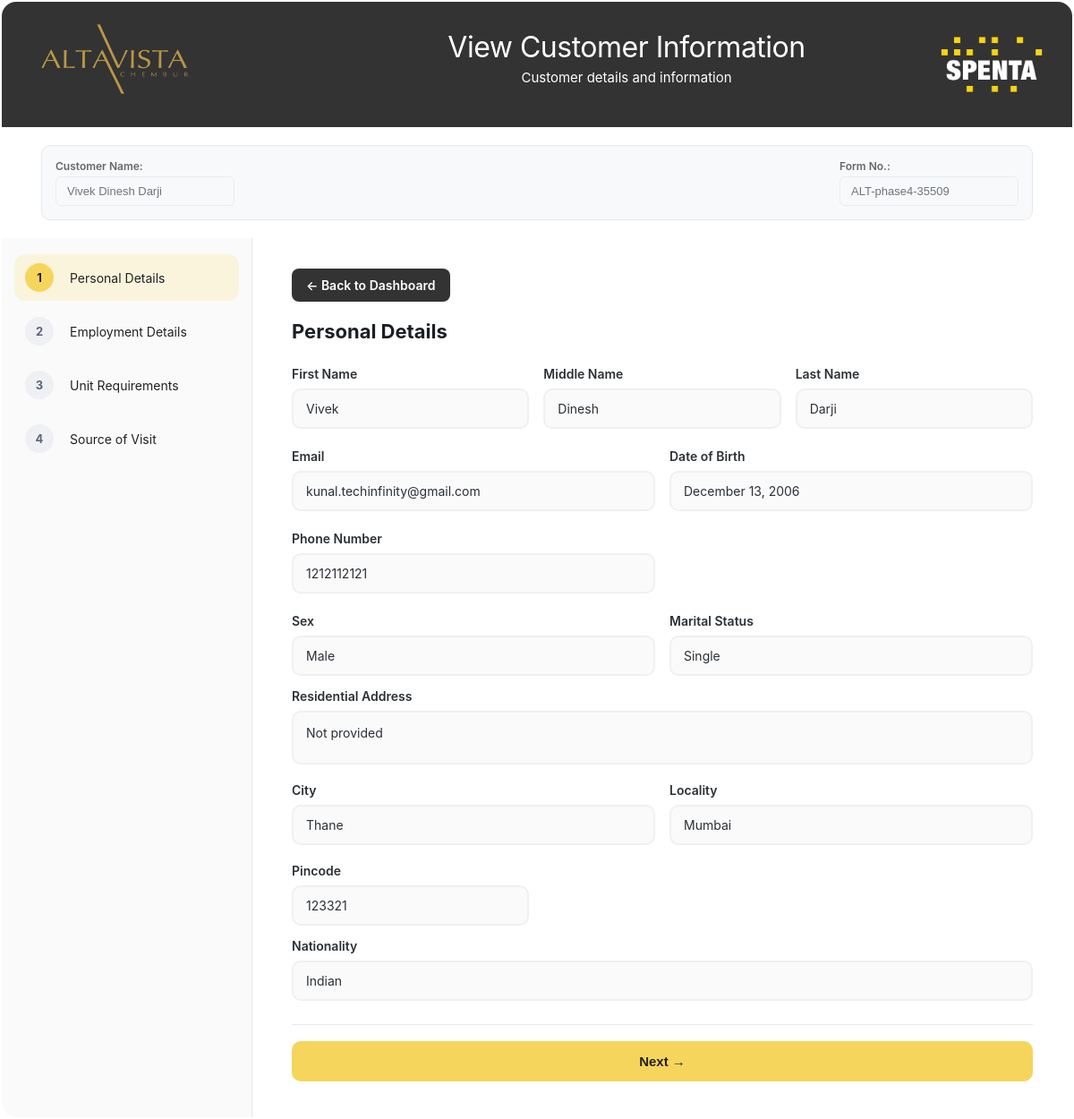
The page /customer/44/edit/ on the database its author committed.
### customer_enquiry/models.py (models this page shows, shortened)
class Customer(models.Model):
    NATIONALITY_CHOICES = [
        ('indian', 'Indian'),
        ('nri', 'NRI'),
        ('pio', 'PIO'),
        ('oci', 'OCI'),
    ]
    EMPLOYMENT_CHOICES = [
        ('salaried', 'Salaried'),
        ('business', 'Business'),
        ('professional', 'Professional'),
        ('retired', 'Retired'),
        ('homemaker', 'Homemaker'),
        ('other', 'Other'),  # NEW OPTION ADDED
    ]
    SEX_CHOICES = [
        ('male', 'Male'),
        ('female', 'Female'),
        ('other', 'Other'),
    ]
    MARITAL_STATUS_CHOICES = [
        ('single', 'Single'),
        ('married', 'Married'),
        ('divorced', 'Divorced'),
        ('widowed', 'Widowed'),
        ('other', 'Other'),
    ]
    CONFIGURATION_CHOICES = [
        ('1bhk', '1 BHK'),
        ('1.5bhk', '1.5 BHK'),
        ('2bhk', '2 BHK'),
        ('2.5bhk', '2.5 BHK'),
        ('3bhk', '3 BHK'),
        ('3.5bhk', '3.5 BHK'),
        ('4bhk', '4 BHK'),
        ('duplex', 'Duplex'),
        ('other_config', 'Other'),
    ]
    BUDGET_CHOICES = [
        ('less_than_1cr', 'Less than 1 Cr.'),
        ('1cr_to_2cr', '1 Cr. to 2 Cr.'),
        ('2cr_to_4cr', '2 Cr. to 4 Cr.'),
        ('4cr_to_6cr', '4 Cr. to 6 Cr.'),
        ('more_than_6cr', 'More than 6 Cr.'),
    ]
    CONSTRUCTION_STATUS_CHOICES = [
        ('under_construction', 'Under Construction (>1 yr)'),
        ('near_completion', 'Near Completion (<1 yr)'),
        ('ready_possession', 'Ready Possession'),
    ]
    PURPOSE_CHOICES = [
        ('personal_use', 'Personal Use'),
        ('investment', 'Investment'),
        ('second_home', 'Second Home'),
        ('gift', 'Gift'),
        ('other', 'Other'),
    ]
    form_number = models.CharField(
        max_length=20,
        unique=True,
        help_text="Auto-generated form number"
    )
    form_date = models.DateField(default=timezone.now)
    first_name = models.CharField(max_length=100)
    middle_name = models.CharField(max_length=100, blank=True)
    last_name = models.CharField(max_length=100)
    email = models.EmailField(validators=[EmailValidator()])
    phone_number = models.CharField(
        max_length=10,
        validators=[RegexValidator(
            regex=r'^\d{10}$',
            message='Phone number must be 10 digits'
        )],
        blank=True,
        null=True,
        help_text="10-digit phone number"
    )
    sex = models.CharField(
        max_length=10,
        choices=SEX_CHOICES,
        blank=True,
        help_text="Gender/Sex of the customer"
    )
    marital_status = models.CharField(
        max_length=15,
        choices=MARITAL_STATUS_CHOICES,
        blank=True,
        help_text="Marital status of the customer"
    )
    date_of_birth = models.DateField(blank=True, null=True)
    residential_address = models.TextField(blank=True)
    city = models.CharField(max_length=100)
    locality = models.CharField(max_length=100)
    pincode = models.CharField(
        max_length=6,
        validators=[RegexValidator(
            regex=r'^\d{6}$',
            message='Pincode must be 6 digits'
        )]
    )
    nationality = models.CharField(
        max_length=10,
        choices=NATIONALITY_CHOICES
    )
    employment_type = models.CharField(
        max_length=15,
        choices=EMPLOYMENT_CHOICES
    )
    company_name = models.CharField(max_length=200, blank=True)
    designation = models.CharField(max_length=100, blank=True)
    industry = models.CharField(max_length=100, blank=True)
    configuration = models.CharField(
        max_length=15,  # Increased length to accommodate new options
        choices=CONFIGURATION_CHOICES
    )
    budget = models.CharField(
        max_length=20,  # Increased length for new budget ranges
        choices=BUDGET_CHOICES
    )
    construction_status = models.CharField(
        max_length=20,
        choices=CONSTRUCTION_STATUS_CHOICES
    )
    purpose_of_buying = models.CharField(
        max_length=15,
        choices=PURPOSE_CHOICES
    )
    source_details = models.TextField(
        blank=True,
        help_text="Additional details for Newspaper Ad, Social Media, Exhibition, or Property Portal"
    )
    created_at = models.DateTimeField(auto_now_add=True)
    updated_at = models.DateTimeField(auto_now=True)
    class Meta:
        db_table = 'customers'
        ordering = ['-created_at']
        verbose_name = 'Customer'
        verbose_name_plural = 'Customers'
    def get_full_name(self):
        if self.middle_name:
            return f"{self.first_name} {self.middle_name} {self.last_name}"
        return f"{self.first_name} {self.last_name}"

### customer_enquiry/views.py (the view)
# urls.py: path('customer/<int:pk>/edit/', views.edit_customer, name='edit_customer'),
def edit_customer(request, pk):
    customer = get_object_or_404(Customer, pk=pk)
    if request.method == 'POST':
        messages.info(request, 'This form is view-only. Customer information cannot be edited.')
        return redirect('customer_enquiry:edit_customer', pk=pk)
    current_sources = list(customer.sources.values_list('source_type', flat=True))
    try:
        channel_partner = customer.channel_partner
    except ChannelPartner.DoesNotExist:
        channel_partner = None
    try:
        referral = customer.referral
    except Referral.DoesNotExist:
        referral = None
    project_data = None
    if customer.form_number:
        try:
            form_parts = customer.form_number.split('-')
            found_project = None
            if len(form_parts) >= 3:
                compound_prefix = f"{form_parts[0]}-{form_parts[1]}"
                found_project = Project.objects.filter(
                    project_prefix__iexact=compound_prefix,
                    is_active=True
                ).first()
                if not found_project:
                    simple_prefix = form_parts[0]
                    found_project = Project.objects.filter(
                        project_prefix__iexact=simple_prefix,
                        is_active=True
                    ).first()
            else:
                prefix = form_parts[0] if len(form_parts) > 1 else customer.form_number[:3]
                found_project = Project.objects.filter(
                    project_prefix__iexact=prefix,
                    is_active=True
                ).first()
            if found_project:
                project_data = {
                    'code': found_project.form_number,
                    'name': found_project.project_name,
                    'location': found_project.site_name,
                    'address': found_project.address,
                    'company_name': found_project.company_name,
                    'maharera_no': found_project.maharera_no,
                    'logo': str(found_project.project_logo) if found_project.project_logo else None,
                    'prefix': found_project.project_prefix
                }
        except Exception:
            project_data = None
    context = {
        'customer': customer,
        'current_sources': current_sources,
        'channel_partner': channel_partner,
        'referral': referral,
        'view_only': True,  # Flag to indicate this is view-only mode
        'selected_property': project_data,
    }
    return render(request, 'edit_customer.html', context)

### customer_enquiry/templates/edit_customer.html (shortened to what this page needs)
{% load static %}
<!DOCTYPE html>
<html lang="en">
<head>
</head>
<body>
    <div class="card">
        <header class="header">
            <div class="brand-row">
                <div class="project-logo">
                    {% if selected_property and selected_property.logo %}
                        <img src="/media/{{ selected_property.logo }}" alt="{{ selected_property.name }} Logo" onerror="this.style.display='none';">
                    {% endif %}
                </div>
                <div class="header-text">
                    <div class="title">View Customer Information</div>
                    <div class="subtitle">Customer details and information</div>
                </div>
            </div>
            <div class="dec">
                <img src="{% static 'media/spenta_white.png' %}" alt="Spenta Logo" onerror="this.style.display='none';">
            </div>
        </header>
        <div class="form-header">
            <div>
                <label>Customer Name:</label>
                <input type="text" value="{{ customer.get_full_name }}" readonly>
            </div>
            <div>
                <label>Form No.:</label>
                <input type="text" value="{{ customer.form_number }}" readonly class="form-number-input">
            </div>
        </div>
        <div class="main">
            <aside class="steps">
                <div class="steps-wrap" id="stepList">
                    <div class="step active" data-step="1">
                        <div class="badge">1</div>
                        <div class="label">Personal Details</div>
                    </div>
                    <div class="step" data-step="2">
                        <div class="badge">2</div>
                        <div class="label">Employment Details</div>
                    </div>
                    <div class="step" data-step="3">
                        <div class="badge">3</div>
                        <div class="label">Unit Requirements</div>
                    </div>
                    <div class="step" data-step="4">
                        <div class="badge">4</div>
                        <div class="label">Source of Visit</div>
                    </div>
                </div>
            </aside>
            <section class="form">
                <a href="{% url 'customer_enquiry:dashboard' %}" class="back-btn">← Back to Dashboard</a>
                    <div class="section active" data-step="1">
                        <h3>Personal Details</h3>
                        <div class="grid cols-3">
                            <div>
                                <label>First Name</label>
                                <div class="field-display">{{ customer.first_name|default:"Not provided" }}</div>
                            </div>
                            <div>
                                <label>Middle Name</label>
                                <div class="field-display">{{ customer.middle_name|default:"Not provided" }}</div>
                            </div>
                            <div>
                                <label>Last Name</label>
                                <div class="field-display">{{ customer.last_name|default:"Not provided" }}</div>
                            </div>
                        </div>
                        <div class="grid cols-2" style="margin-top:14px">
                            <div>
                                <label>Email</label>
                                <div class="field-display">{{ customer.email|default:"Not provided" }}</div>
                            </div>
                            <div>
                                <label>Date of Birth</label>
                                <div class="field-display">{{ customer.date_of_birth|date:"F d, Y"|default:"Not provided" }}</div>
                            </div>
                        </div>
                        <div class="grid cols-2" style="margin-top:14px">
                            <div>
                                <label>Phone Number</label>
                                <div class="field-display">{{ customer.phone_number|default:"Not provided" }}</div>
                            </div>
                            <div>
                            </div>
                        </div>
                        <div class="grid cols-2" style="margin-top:14px">
                            <div>
                                <label>Sex</label>
                                <div class="field-display">{% if customer.sex == 'male' %}Male{% elif customer.sex == 'female' %}Female{% elif customer.sex == 'other' %}Other{% else %}Not provided{% endif %}</div>
                            </div>
                            <div>
                                <label>Marital Status</label>
                                <div class="field-display">{% if customer.marital_status == 'single' %}Single{% elif customer.marital_status == 'married' %}Married{% elif customer.marital_status == 'other' %}Other{% else %}Not provided{% endif %}</div>
                            </div>
                        </div>
                        <label style="margin-top:14px">Residential Address</label>
                        <div class="field-display address-display">{{ customer.residential_address|default:"Not provided" }}</div>
                        <div class="grid cols-2" style="margin-top:12px">
                            <div>
                                <label>City</label>
                                <div class="field-display">{{ customer.city|default:"Not provided" }}</div>
                            </div>
                            <div>
                                <label>Locality</label>
                                <div class="field-display">{{ customer.locality|default:"Not provided" }}</div>
                            </div>
                        </div>
                        <div class="grid cols-3" style="margin-top:12px">
                            <div>
                                <label>Pincode</label>
                                <div class="field-display">{{ customer.pincode|default:"Not provided" }}</div>
                            </div>
                        </div>
                        <label style="margin-top:14px">Nationality</label>
                        <div class="field-display">{% if customer.nationality == 'indian' %}Indian{% elif customer.nationality == 'nri' %}NRI{% elif customer.nationality == 'pio' %}PIO{% elif customer.nationality == 'oci' %}OCI{% else %}Not provided{% endif %}</div>
                    </div>
                    <div class="actions">
                        <button type="button" class="btn" id="nextBtn">Next →</button>
                    </div>
            </section>
        </div>
    </div>
</body>
</html>

### rows shown on the page
Customer: get_full_name "Vivek Dinesh Darji", form_number "ALT-phase4-35509", first_name "Vivek", middle_name "Dinesh", last_name "Darji", email "kunal.techinfinity@gmail.com", date_of_birth "December 13, 2006", phone_number "1212112121", residential_address "Not provided", city "Thane", locality "Mumbai", pincode "123321"
